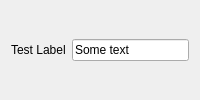
<?xml version="1.0" encoding="UTF-8"?>
<ui version="4.0">
 <class>sim_params</class>
 <widget class="QWidget" name="sim_params">
  <property name="windowTitle">
   <string>Simulation Parameters</string>
  </property>
  <layout class="QVBoxLayout" name="sim_params_vl">
   <item>
    <layout class="QHBoxLayout" name="test_hl">
     <item>
      <widget class="QLabel" name="test_label">
       <property name="text">
        <string>Test Label</string>
       </property>
      </widget>
     </item>
     <item>
      <widget class="QLineEdit" name="le_testtext">
       <property name="enabled">
        <bool>true</bool>
       </property>
       <property name="text">
        <string>Some text</string>
       </property>
      </widget>
     </item>
    </layout>
   </item>
  </layout>
 </widget>
 <resources/>
 <connections/>
</ui>
